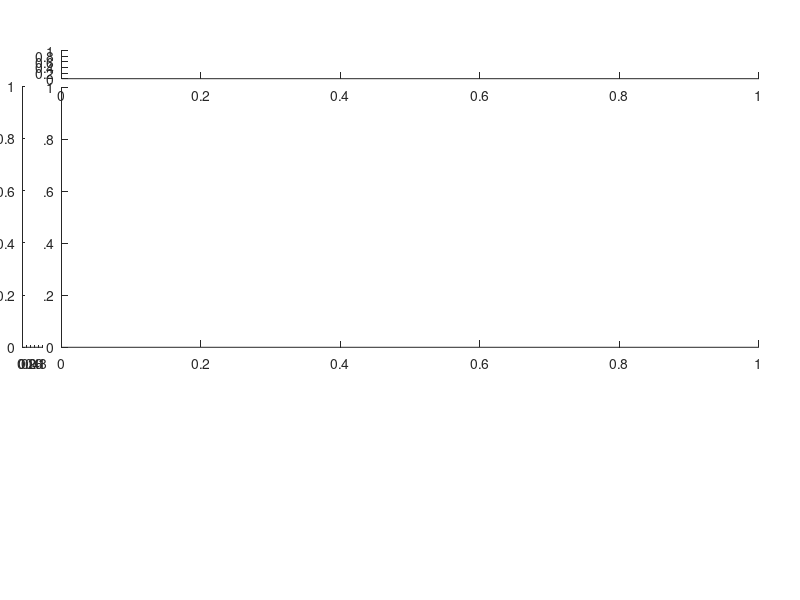

Here is the MATLAB script that generated this plot:
function createfigure
%CREATEFIGURE

%  Auto-generated by MATLAB on 15-Feb-2024 18:37:57

% Create figure
figure1 = figure('WindowState','maximized');

% Create axes
h0=axes('Parent',figure1,'Position',[0.076875 0.421185372005044 0.871875 0.433795712484237]);

% Create axes
h1=axes('Parent',figure1,'Position',[0.028125 0.421185372005044 0.025 0.435056746532156]);

% Create axes
h2=axes('Parent',figure1,'Position',[0.076875 0.868852459016393 0.871875 0.0466582597730139]);

% % Create axes
% h3=axes('Parent',figure1,'Position',[0.07625 0.075662042875158 0.871875 0.238335435056746]);;

end

